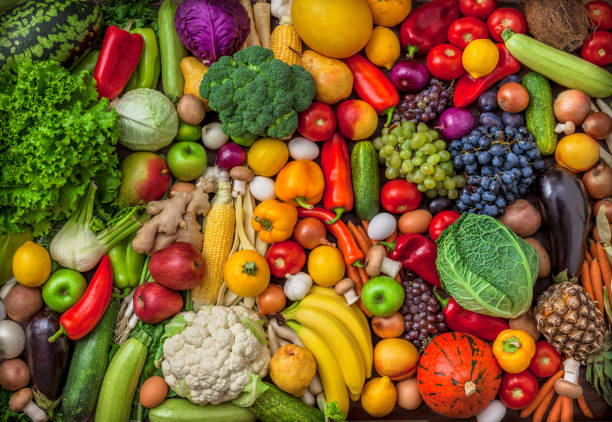
%> input picture hey2.png, 612 x 422 px
$ octave test.m   (GNU Octave 9; MATLAB toolbox functions it lacks are replaced by stand-ins)
%> lines starting %> are read from the running program, lines starting %| are printed output that depends on the picture; in (x1, y1, x2, y2) boxes, pixels count from 0 and x2, y2 are one past the last pixel; in counts of white or black regions, pixels touching at a corner belong together; the program's own positions count from 1
img = imread('hey2.png');
%> img is the input picture: size 422x612x3 uint8; mean R, G, B 130, 95.1, 44.8
%imshow(img)
hI = rgb2hsv(img);
%> hI: size 422x612x3 double; mean H, S, V 0.271, 0.706, 0.55
%imshow(hI)
hImg = hI(:,:,1);
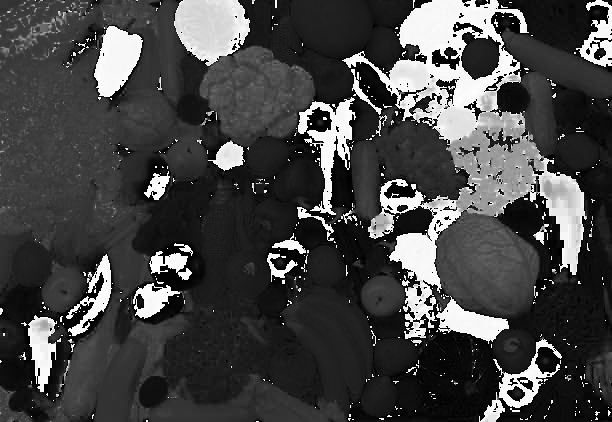
%> hImg: size 422x612 double; min 0, max 0.999, mean 0.271
sImg = hI(:,:,2);
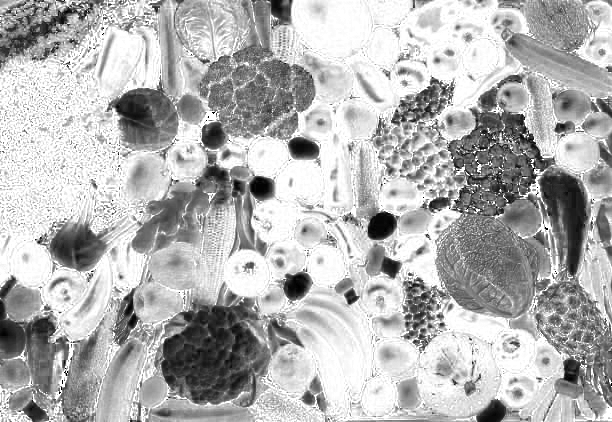
%> sImg: size 422x612 double; min 0, max 1, mean 0.706
vImg = hI(:,:,3);
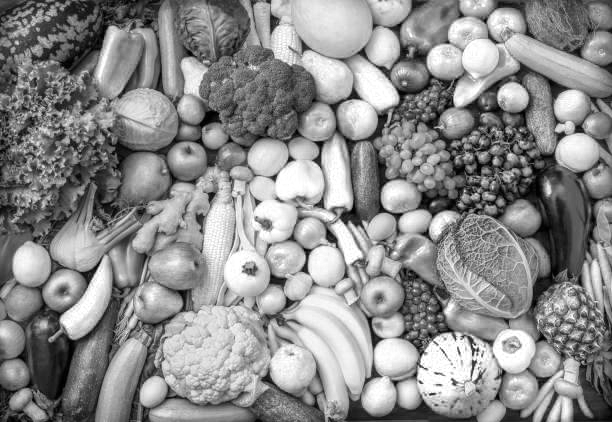
%> vImg: size 422x612 double; min 0, max 1, mean 0.55
hueTL1 = 0.029; hueTH1 = 0.98;
saturationTL1 = 0.39; saturationTH1 = 1;
valueTL1 = 0.01; valueTH1 = 1;

% find red color
hueMaskred1 = (hImg <= hueTL1)|(hImg >= hueTH1);
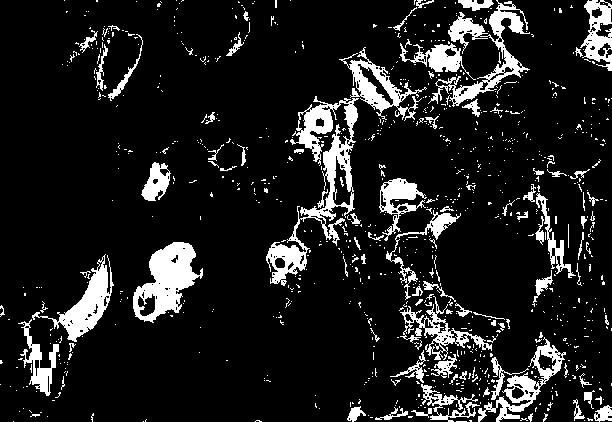
%> hueMaskred1: size 422x612 logical; 12% white; 927 white regions (831 under 20 px), largest, box (x1, y1, x2, y2) and area: (266, 96, 359, 286) 4275, (133, 242, 203, 323) 2838, (428, 0, 530, 107) 2540
saturationMaskred1 = (sImg >= saturationTL1) & (sImg <= saturationTH1);
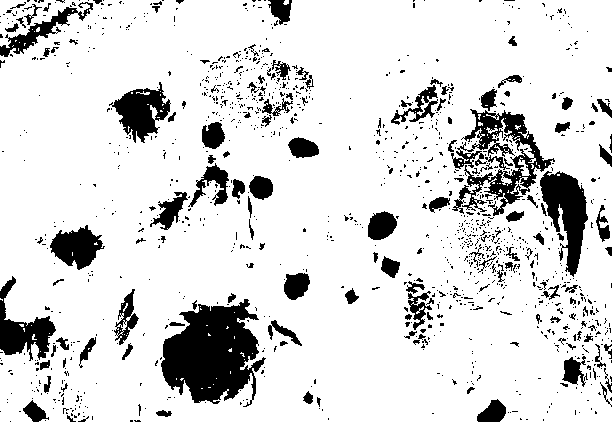
%> saturationMaskred1: size 422x612 logical; 85.7% white; 1226 black regions (1084 under 20 px), largest, box (x1, y1, x2, y2) and area: (161, 299, 266, 407) 7111, (451, 109, 555, 216) 3723, (540, 171, 588, 277) 2635
valueMaskred1 = (vImg >= valueTL1) & (vImg <= valueTH1);
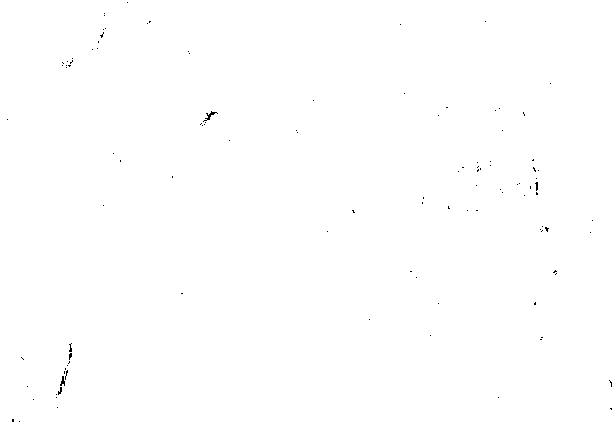
%> valueMaskred1: size 422x612 logical; 99.9% white; black in thin lines or dots
redObjectsMask1 = hueMaskred1 & saturationMaskred1 & valueMaskred1;
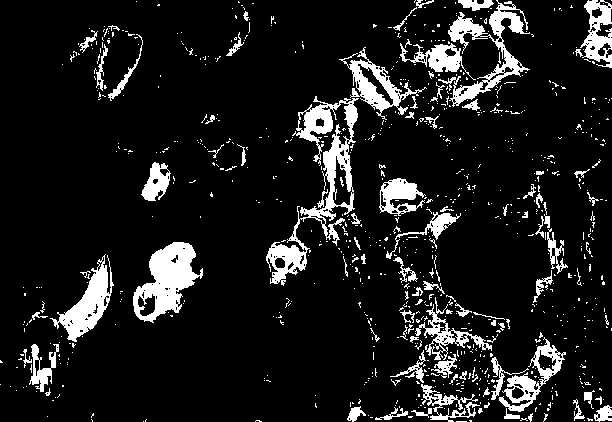
%> redObjectsMask1: size 422x612 logical; 11% white; 836 white regions (742 under 20 px), largest, box (x1, y1, x2, y2) and area: (266, 96, 359, 286) 4078, (133, 242, 203, 323) 2831, (438, 0, 530, 107) 2412
figure
subplot(1,2,1)
imshow(redObjectsMask1);
subplot(1,2,2)
imshow(img);
%pval = impixel(hI);
